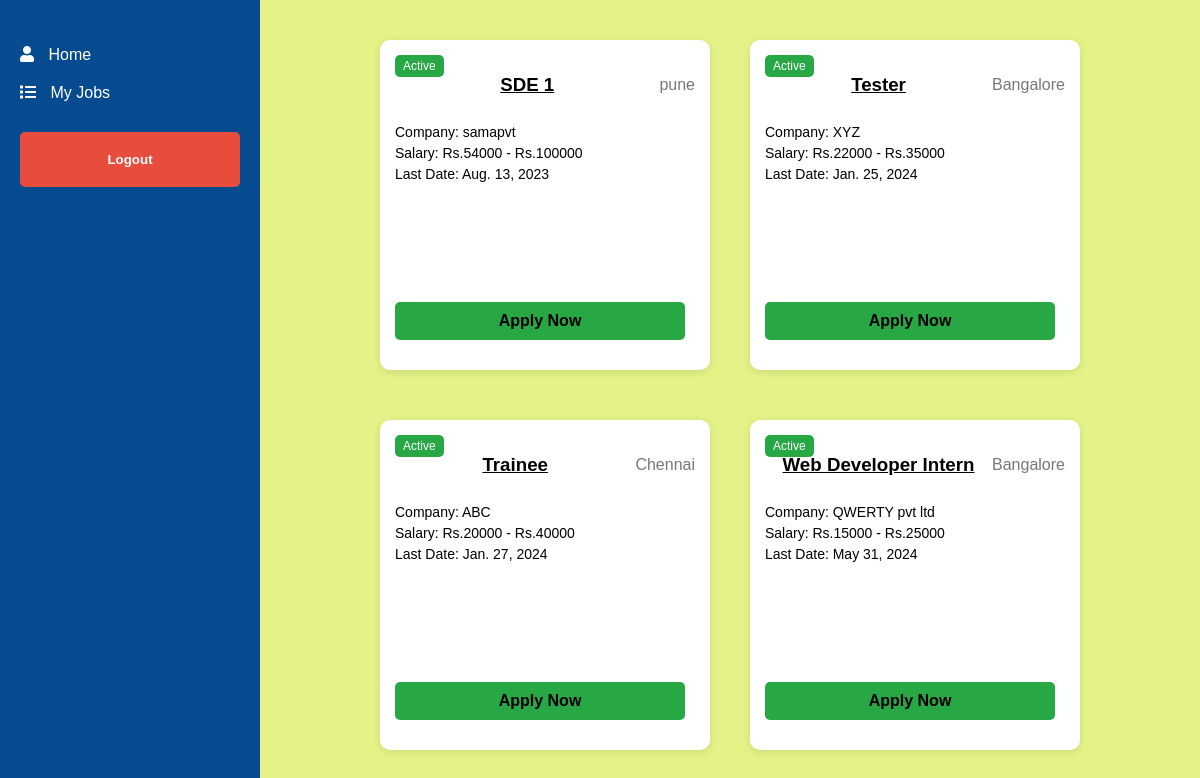
/dash/ (signed in), run on the app's committed database.
### hr/models.py (models this page shows, shortened)
class JobPost(models.Model):
    user = models.ForeignKey(to=User,on_delete=models.CASCADE)
    title = models.CharField(max_length=200)
    address = models.CharField(max_length=100)
    companyName = models.CharField(max_length=100)
    salaryLow = models.IntegerField(default=0)
    salaryHigh = models.IntegerField(default=0)
    applyCount =  models.IntegerField(default=0)
    lastDateToApply = models.DateField()

### candidate/views.py (the view)
# urls.py: path('dash/',views.candidateHome,name='dash'),
@login_required
def candidateHome(request):
    jobpost = JobPost.objects.all()
    return render(request,'candidate/dashboradh.html',{'jobpost':jobpost})

### candidate/templates/candidate/dashboradh.html (shortened to what this page needs)
{% load static %}
<!DOCTYPE html>
<html lang="en">
<head>
  <link rel="stylesheet" href="https://cdnjs.cloudflare.com/ajax/libs/font-awesome/5.15.3/css/all.min.css">
  <link rel="stylesheet" href="{% static 'css/candhome.css' %}">
</head>
<body>
  <div class="container">
    {% include 'candidate/navbar.html' %}
    <div class="job-listings">
      {% for job in jobpost %}
        <div class="job-card">
          <div class="active-tag" >Active</div>
          <div class="job-header">
            <br>
            <h3 ><u>{{job.title}}</u></h3>
            <span class="job-location" >{{job.address}}</span>
          </div>
          <div class="job-details">
            <p>Company: {{job.companyName}}</p>
            <p>Salary: Rs.{{job.salaryLow}} - Rs.{{job.salaryHigh}}</p>
            <p>Last Date: {{job.lastDateToApply}}</p>
          </div>
          <a class="apply-button" href="{% url 'applyjob' job.id %}" style="text-decoration: none;
            color: inherit;">Apply Now</a>
        </div>
      {% endfor %}
      </div>
  </div>
</body>
</html>

### candidate/templates/candidate/navbar.html (shortened to what this page needs)
<nav class="sidebar">
    <ul>
      <li><a href="{% url 'dash' %}"><i class="fas fa-user"></i> Home </a></li>
      <li><a href="{% url 'mylist' %}"><i class="fas fa-list"></i> My Jobs</a></li>
    </ul>
    <button class="logout-button"><a href="{% url 'logout' %}">Logout</a></button>
  </nav>

### assets/css/candhome.css (style rules this page uses)
body { margin: 0; font-family: Arial, sans-serif; background-color: #e4f287; display: flex; min-height: 100vh; }
.container { display: flex; flex-direction: row; }
.sidebar { background-color: #1d87f0; color: white; width: 220px; padding: 20px; }
.sidebar ul { list-style: none; padding: 0; }
.sidebar a { display: block; color: white; text-decoration: none; padding: 10px 0; }
.job-listings { flex: 1; display: flex; flex-wrap: wrap; justify-content: center; max-width: calc(100% - 220px); margin: 0 auto; padding: 20px; }
.logout-button { display: block; width: 100%; padding: 10px; background-color: #e74c3c; border: none; border-radius: 5px; color: white; cursor: pointer; font-weight: bold; margin-top: 20px; transition: background-color 0.3s; }
.job-listings { display: flex; flex-wrap: wrap; justify-content: center; max-width: 1200px; margin: 0 auto; }
.job-card { background-color: #ffffff; border-radius: 10px; box-shadow: 0px 2px 8px rgba(0, 0, 0, 0.1); width: 300px; height: 300px; margin: 20px; padding: 15px; position: relative; overflow: hidden; transition: transform 0.2s ease-in-out; }
.active-tag { position: absolute; top: 15px; left: 15px; background-color: #28a745; color: white; padding: 4px 8px; border-radius: 5px; font-size: 12px; }
.job-header { display: flex; justify-content: space-between; align-items: center; margin-bottom: 10px; }
.job-location { color: #777777; }
.job-details p { margin: 5px 0; font-size: 14px; }
.apply-button { display: block; width: 90%; padding: 10px; background-color: #28a745; border: none; border-radius: 5px; color: white; cursor: pointer; font-weight: bold; transition: background-color 0.3s; margin-top: 40%; text-align: center; }
.sidebar a { display: flex; align-items: center; color: white; text-decoration: none; padding: 10px 0; }
.sidebar i { margin-right: 10px; }

### candidate/templates/candidate/navbar.html (style rules this page uses)
.sidebar { background-color: #064b90; color: white; width: 220px; padding: 20px; }
.sidebar ul { list-style: none; padding: 0; }
.sidebar a { display: block; color: white; text-decoration: none; padding: 10px 0; }

### data on the page
JobPost: title "SDE 1", address "pune", companyName "samapvt", salaryLow "54000", salaryHigh "100000", lastDateToApply "Aug. 13, 2023"
JobPost: title "Tester", address "Bangalore", companyName "XYZ", salaryLow "22000", salaryHigh "35000", lastDateToApply "Jan. 25, 2024"
JobPost: title "Trainee", address "Chennai", companyName "ABC", salaryLow "20000", salaryHigh "40000", lastDateToApply "Jan. 27, 2024"
JobPost: title "Web Developer Intern", address "Bangalore", companyName "QWERTY pvt ltd", salaryLow "15000", salaryHigh "25000", lastDateToApply "May 31, 2024"
